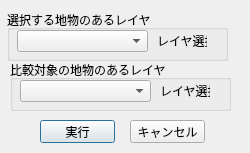
<?xml version="1.0" encoding="UTF-8"?>
<ui version="4.0">
 <class>FeatureSelectIntersectSampleDialogBase</class>
 <widget class="QDialog" name="FeatureSelectIntersectSampleDialogBase">
  <property name="geometry">
   <rect>
    <x>0</x>
    <y>0</y>
    <width>250</width>
    <height>153</height>
   </rect>
  </property>
  <property name="windowTitle">
   <string>インターセクトで選択サンプル</string>
  </property>
  <widget class="QGroupBox" name="groupBox">
   <property name="geometry">
    <rect>
     <x>7</x>
     <y>10</y>
     <width>221</width>
     <height>51</height>
    </rect>
   </property>
   <property name="title">
    <string>選択する地物のあるレイヤ</string>
   </property>
   <widget class="QComboBox" name="comboSelectLayer">
    <property name="geometry">
     <rect>
      <x>10</x>
      <y>20</y>
      <width>131</width>
      <height>22</height>
     </rect>
    </property>
   </widget>
   <widget class="QLabel" name="label">
    <property name="geometry">
     <rect>
      <x>150</x>
      <y>25</y>
      <width>50</width>
      <height>12</height>
     </rect>
    </property>
    <property name="text">
     <string>レイヤ選択</string>
    </property>
   </widget>
  </widget>
  <widget class="QGroupBox" name="groupBox_4">
   <property name="geometry">
    <rect>
     <x>10</x>
     <y>60</y>
     <width>221</width>
     <height>51</height>
    </rect>
   </property>
   <property name="title">
    <string>比較対象の地物のあるレイヤ</string>
   </property>
   <widget class="QComboBox" name="comboTargetLayer">
    <property name="geometry">
     <rect>
      <x>10</x>
      <y>20</y>
      <width>131</width>
      <height>22</height>
     </rect>
    </property>
   </widget>
   <widget class="QLabel" name="label_7">
    <property name="geometry">
     <rect>
      <x>150</x>
      <y>25</y>
      <width>50</width>
      <height>12</height>
     </rect>
    </property>
    <property name="text">
     <string>レイヤ選択</string>
    </property>
   </widget>
  </widget>
  <widget class="QPushButton" name="pushButton">
   <property name="geometry">
    <rect>
     <x>40</x>
     <y>120</y>
     <width>75</width>
     <height>23</height>
    </rect>
   </property>
   <property name="text">
    <string>実行</string>
   </property>
   <property name="checkable">
    <bool>false</bool>
   </property>
  </widget>
  <widget class="QPushButton" name="pushButton_2">
   <property name="geometry">
    <rect>
     <x>130</x>
     <y>120</y>
     <width>75</width>
     <height>23</height>
    </rect>
   </property>
   <property name="text">
    <string>キャンセル</string>
   </property>
  </widget>
 </widget>
 <resources/>
 <connections>
  <connection>
   <sender>pushButton_2</sender>
   <signal>clicked()</signal>
   <receiver>FeatureSelectIntersectSampleDialogBase</receiver>
   <slot>pushCancel()</slot>
   <hints>
    <hint type="sourcelabel">
     <x>150</x>
     <y>124</y>
    </hint>
    <hint type="destinationlabel">
     <x>249</x>
     <y>96</y>
    </hint>
   </hints>
  </connection>
  <connection>
   <sender>pushButton</sender>
   <signal>clicked()</signal>
   <receiver>FeatureSelectIntersectSampleDialogBase</receiver>
   <slot>pushExec()</slot>
   <hints>
    <hint type="sourcelabel">
     <x>61</x>
     <y>130</y>
    </hint>
    <hint type="destinationlabel">
     <x>13</x>
     <y>112</y>
    </hint>
   </hints>
  </connection>
  <connection>
   <sender>comboSelectLayer</sender>
   <signal>currentTextChanged(QString)</signal>
   <receiver>FeatureSelectIntersectSampleDialogBase</receiver>
   <slot>changeSelect()</slot>
   <hints>
    <hint type="sourcelabel">
     <x>102</x>
     <y>45</y>
    </hint>
    <hint type="destinationlabel">
     <x>176</x>
     <y>4</y>
    </hint>
   </hints>
  </connection>
  <connection>
   <sender>comboTargetLayer</sender>
   <signal>currentTextChanged(QString)</signal>
   <receiver>FeatureSelectIntersectSampleDialogBase</receiver>
   <slot>changeTarget()</slot>
   <hints>
    <hint type="sourcelabel">
     <x>79</x>
     <y>85</y>
    </hint>
    <hint type="destinationlabel">
     <x>236</x>
     <y>56</y>
    </hint>
   </hints>
  </connection>
 </connections>
 <slots>
  <slot>pushExec()</slot>
  <slot>pushCancel()</slot>
  <slot>changeIntersect()</slot>
  <slot>changeSelect()</slot>
  <slot>changeTarget()</slot>
 </slots>
</ui>
